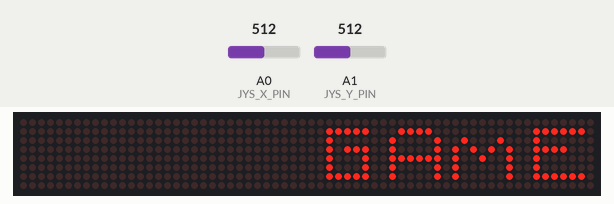
Simulated run of this sketch. Board: Arduino Uno, built with avr-gcc and run on an emulated ATmega328P. Shown: 64×8 LED matrix. The inputs (shaded band) are chosen by the test bench; at power-on: A1 (JYS_Y_PIN) = 512, A0 (JYS_X_PIN) = 512. Random numbers use the default seed unless the sketch sets one.

Above: at 5.2 s.
At 11.4 s:
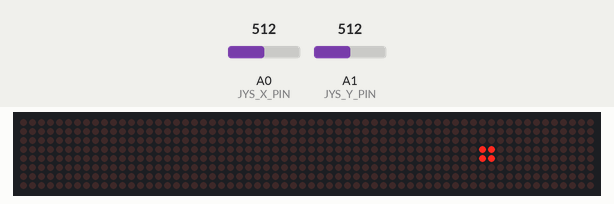
11.5 s: A1 (JYS_Y_PIN) set to 306
14.2 s: A1 (JYS_Y_PIN) set to 286
At 15.65 s:
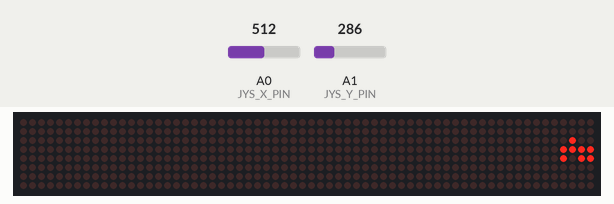
16.3 s: A1 (JYS_Y_PIN) set to 660
At 19.7 s:
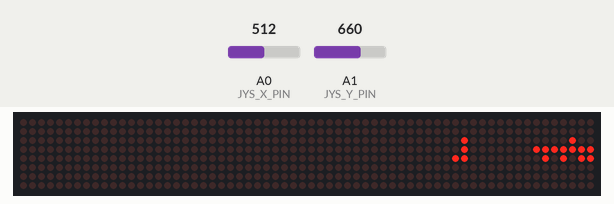
Timing chart, 0 to 21.2 s (numbered marks = the images above; inputs shaded):
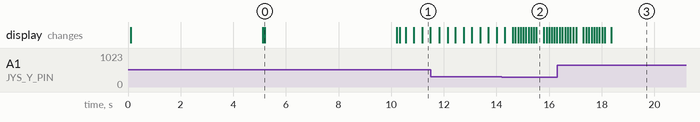

The sketch:

main.ino
```cpp
#include <time.h>
#include<stdlib.h>
#include <LedControl.h>


//Defining Constant Values & Handles
    //Handles
    //Constant Values
        //Screen Pins
        #define SCREEN_DIN_PIN 2
        #define SCREEN_CS_PIN 1
        #define SCREEN_CLK_PIN 0

        //Joystick Pins
        #define JYS_X_PIN 0
        #define JYS_Y_PIN 1
        #define JYS_BTN_PIN 3
        #define JYS_VCC_PIN 5

        //Screen Size
        #define DEVICE_WIDTH 8
        #define DEVICE_HEIGHT 8

        #define SCREEN_HEIGHT 16
        #define SCREEN_WIDTH 8

        //INPUT_TYPE


//Defining Structures
    //Structures
    typedef struct {
        byte x,y;
    } Point;

    typedef struct {
        Point points[4];
        short type;
    } Block;

//Global Variables
    LedControl led_controller = LedControl(SCREEN_DIN_PIN,SCREEN_CLK_PIN,SCREEN_CS_PIN,0);

    bool bottom_chunk[SCREEN_WIDTH][SCREEN_HEIGHT] = {false};
    Block live_block;
    int loop_counter = 0;
//Functions
    //Setup & Init Functions
        void init_led_controller() {
        for(int index=0;index<led_controller.getDeviceCount();index++) {
            //The MAX72XX is in power-saving mode on startup/
            led_controller.shutdown(index,false);
            /* Set the brightness to a medium values */
            led_controller.setIntensity(index,0);
            /* and clear the display */
            led_controller.clearDisplay(index);
            }
        }

        void init_joy_stick() {
            pinMode(JYS_VCC_PIN, OUTPUT );
            digitalWrite(JYS_VCC_PIN, HIGH);

            pinMode(JYS_BTN_PIN, INPUT );
        }

    //Screen Methods
    void show_screen_for_map( bool pixels[SCREEN_WIDTH][SCREEN_HEIGHT] ) {
        short deviceNumber = 0;
        for( int y = 0;y < SCREEN_HEIGHT;y++){
            deviceNumber = y/DEVICE_HEIGHT;
            for( int x = 0; x < DEVICE_WIDTH ;  x++ ){
                led_controller.setLed( deviceNumber ,  DEVICE_WIDTH - x - 1, DEVICE_HEIGHT - y - 1 + deviceNumber * DEVICE_HEIGHT , pixels[x][y] );
            }
        }
    }

    void show_game_map( ) {
        bool map[SCREEN_WIDTH][SCREEN_HEIGHT];
        for( int x = 0 ; x <SCREEN_WIDTH ; x++ )
            for( int y = 0 ; y < SCREEN_HEIGHT ; y++ )
                map[x][y] = bottom_chunk[x][y];
        for( int i = 0 ; i < 4 ; i++ ) {
            map[live_block.points[i].x][live_block.points[i].y] = true;
        }
        show_screen_for_map(map);
    }

    void show_load_screen() {
        byte G[] = {B00000000,B00111110,B00100000,B00101110,B00100010,B00100010,B00111110,B00000000};
        byte A[] = {  B00000000,B00111100,B01000010,B01000010,B01111110,B01000010,B01000010,0};
        byte M[] = {B00000000,B00000000,B01000100,B10101010,B10010010,B10000010,B10000010,B00000000};
        byte E[] = {B00000000,B01111110,B01000000,B01111000,B01000000,B01000000,B01111110,B00000000};

        //Clearing Displays
        for(int i = 0; i < led_controller.getDeviceCount() ; i++ )
            led_controller.clearDisplay(i);

        for(int i = 0;i<8;i++){
            led_controller.setRow(3,i,G[i]);
        }

        for(int i = 0;i<8;i++){
            led_controller.setRow(2,i,A[i]);
        }

        for(int i = 0;i<8;i++){
            led_controller.setRow(1,i,M[i]);
        }

        for(int i = 0;i<8;i++){
            led_controller.setRow(0,i,E[i]);
        }

        delay(5000);
        //Clearing Displays
        for(int i = 0; i < led_controller.getDeviceCount() ; i++ )
            led_controller.clearDisplay(i);

    }
    //Live Block Interactions
    bool live_block_reached_bottom_chunck(){
        for( int i = 0 ; i < 4 ; i++ )
            if( live_block.points[i].y == 0 || bottom_chunk[live_block.points[i].x][live_block.points[i].y - 1] == true )
                return true;
        return false;
    }

    void register_live_block_to_bottom_chunck() {
        for( int i = 0 ; i < 4 ; i++ )
            bottom_chunk[live_block.points[i].x][live_block.points[i].y] = true;
    }

    //Live Block Movements
    void move_live_block_left() {
        for( int i = 0 ; i < 4 ; i++ ) {
            if( live_block.points[i].x == 0 || bottom_chunk[live_block.points[i].x-1][live_block.points[i].y] )
                return;
        }
        for( int i = 0 ; i < 4 ; i++ )
            live_block.points[i].x--;
    }

    void move_live_block_right(){
        for( int i = 0 ; i < 4 ; i++ ) {
            if( live_block.points[i].x == SCREEN_WIDTH - 1 || bottom_chunk[live_block.points[i].x+1][live_block.points[i].y] )
                return;
        }
        for( int i = 0 ; i < 4 ; i++ )
            live_block.points[i].x++;
    }

    void move_live_block_down() {
        if( !live_block_reached_bottom_chunck() )
            for( int i = 0 ; i < 4 ; i++ )
                live_block.points[i].y--;
    }

    void rotatelive_block() {
        //Linear Shape
        if(live_block.type == 0) {
            //Vertical
            if(live_block.points[0].x == live_block.points[1].x) {
                int newY = live_block.points[2].y ;
                int newX = live_block.points[2].x;

                for(int i = 0 ; i < 4; i++)
                    live_block.points[i].y = newY;

                live_block.points[3].x = newX - 1;
                live_block.points[1].x = newX +1;
                live_block.points[0].x = newX +2;

                return;
            }
            //Horizontal
            if(live_block.points[0].y == live_block.points[1].y)  {
                int newX = live_block.points[1].x;
                int newY = live_block.points[1].y;

                for(int i = 0 ; i < 4; i++)
                    live_block.points[i].x = newX;

                live_block.points[0].y = newY + 1;
                live_block.points[2].y = newY -1 ;
                live_block.points[3].y = newY - 2;

                return;
            }
        }

        //T & L Shapes
        if(live_block.type ==2 || live_block.type == 3 || live_block.type == 4 ){
            for( int i = 0 ; i < 4 ; i++ ){
                int prev_x = live_block.points[i].x;
                int prev_y = live_block.points[i].y;
                live_block.points[i].x  = prev_y   -  live_block.points[1].y +live_block.points[1].x ;
                live_block.points[i].y = -prev_x  + live_block.points[1].x + live_block.points[1].y ;
            }
            return;
        }

        if(live_block.type == 5) {
            int newX = live_block.points[2].x;
            int newY = live_block.points[2].y;

            if(live_block.points[1].y == live_block.points[3].y) {
                live_block.points[3].x = newX + 1;
                live_block.points[3].y = newY - 1;
            }
            else if(live_block.points[0].x == live_block.points[3].x){
                live_block.points[3].x = newX - 1;
                live_block.points[3].y = newY + 1;
            }
        }
    }

    //Game Logic
    void clear_bottom_chunck() {
        for(int i = 0; i < SCREEN_WIDTH; i++ )
            for(int j = 0; j < SCREEN_HEIGHT; j++ )
                bottom_chunk[i][j] = false;

    }
    void start_new_game() {
        show_load_screen();
        clear_bottom_chunck();
        generate_new_live_block();
        loop_counter = 0;
    }

    void generate_new_live_block( ){
        live_block.type = rand() % 6 ;
        if(live_block.type== 0)   {
            live_block.points[0].x = 4;
            live_block.points[1].x = 4;
            live_block.points[2].x = 4;
            live_block.points[3].x = 4;
            live_block.points[0].y = SCREEN_HEIGHT - 1;
            live_block.points[1].y = SCREEN_HEIGHT - 2;
            live_block.points[2].y = SCREEN_HEIGHT - 3;
            live_block.points[3].y = SCREEN_HEIGHT - 4;
        }
        else if(live_block.type == 1){
            live_block.points[0].x = 3;
            live_block.points[1].x = 3;
            live_block.points[2].x = 4;
            live_block.points[3].x = 4;
            live_block.points[0].y = SCREEN_HEIGHT - 1;
            live_block.points[1].y = SCREEN_HEIGHT - 2;
            live_block.points[2].y = SCREEN_HEIGHT - 1;
            live_block.points[3].y = SCREEN_HEIGHT - 2;
        }
        else if(live_block.type== 2)
        {
            live_block.points[0].x = 3;
            live_block.points[1].x = 4;
            live_block.points[2].x = 5;
            live_block.points[3].x = 3;
            live_block.points[0].y = SCREEN_HEIGHT - 1;
            live_block.points[1].y = SCREEN_HEIGHT - 2;
            live_block.points[2].y = SCREEN_HEIGHT - 2;
            live_block.points[3].y = SCREEN_HEIGHT - 2;

        }
        else if(live_block.type == 3){
            live_block.points[0].x = 4;
            live_block.points[1].x = 4;
            live_block.points[2].x = 5;
            live_block.points[3].x = 3;

            live_block.points[0].y = SCREEN_HEIGHT - 1;
            live_block.points[1].y = SCREEN_HEIGHT - 2;
            live_block.points[2].y = SCREEN_HEIGHT - 2;
            live_block.points[3].y = SCREEN_HEIGHT - 2;
        }
        else if(live_block.type == 4){
            live_block.points[0].x = 5;
            live_block.points[1].x = 4;
            live_block.points[2].x = 5;
            live_block.points[3].x = 3;
            live_block.points[0].y = SCREEN_HEIGHT - 1;
            live_block.points[1].y = SCREEN_HEIGHT - 2;
            live_block.points[2].y = SCREEN_HEIGHT - 2;
            live_block.points[3].y = SCREEN_HEIGHT - 2;
        }
        else if(live_block.type == 5){
            live_block.points[0].x = 5;
            live_block.points[1].x = 4;
            live_block.points[2].x = 4;
            live_block.points[3].x = 3;
            live_block.points[0].y = SCREEN_HEIGHT - 2;
            live_block.points[1].y = SCREEN_HEIGHT - 1;
            live_block.points[2].y = SCREEN_HEIGHT - 2;
            live_block.points[3].y = SCREEN_HEIGHT - 1;
        }
    }

    void remove_full_bottom_rows( )  {
        short counter = 0;
        short full_count = 0;
        short y  = 0;
        for(;  y < SCREEN_HEIGHT; y++ ){
            short x = 0;
            for( ; x < SCREEN_WIDTH; x++ )
                if( !bottom_chunk[x][y] )
                    break;
            if( x != SCREEN_WIDTH && full_count > 0 ){
                break;
            }
            if( x == SCREEN_WIDTH ){
                full_count++;
                for(short x = 0; x < SCREEN_WIDTH; x++ )
                    bottom_chunk[x][y] = false;
            }
        }
        if( full_count ){
            for(y-=full_count ; y < SCREEN_HEIGHT - full_count; y++ )
                for(short x = 0; x < SCREEN_WIDTH; x++ )
                    bottom_chunk[x][y] = bottom_chunk[x][y+full_count];
            for(; y < SCREEN_HEIGHT; y++ )
                for(short x = 0; x < SCREEN_WIDTH; x++ )
                    bottom_chunk[x][y] = false;
        }

    }


    //Action Handlings
    void getAction() {
        int x = analogRead(JYS_X_PIN);

        int y = analogRead(JYS_Y_PIN);

        //Left
        if( x < 500 && y < 612 && y > 412 ){
            move_live_block_left();
            return;
        }

        //Right
        if( x > 520 && y < 612 && y > 412 ){
            move_live_block_right();
            return;
        }

        //Down
        if( y < 300 ){
            move_live_block_down();
            return;
        }
        //Up -> Rotate
        if( y > 650 )
            rotatelive_block();
    }

//Main
    void setup(){
        init_joy_stick();
        init_led_controller();
        show_load_screen();
        start_new_game();
    }


    void loop(){
        loop_counter++;
        if( loop_counter % 3 == 0 ) {
            move_live_block_down();
        }
        if( loop_counter == 1100 ){
            clear_bottom_chunck();
            loop_counter = 0;
        }
        getAction();
        show_game_map();
        if( live_block_reached_bottom_chunck() ) {
            register_live_block_to_bottom_chunck();
            remove_full_bottom_rows();
            show_game_map();
            generate_new_live_block();
            show_game_map();
            if(live_block_reached_bottom_chunck()){
                delay(1000);
                start_new_game();
            }
        }
    }
```

Measured:
- the behaviour switches between 300 and 299 on A1 (JYS_Y_PIN) (found by bisection; images 1 and 2)
- what the display in image 0 shows lasts 5.0 s, from 5.2 s to 10.2 s
